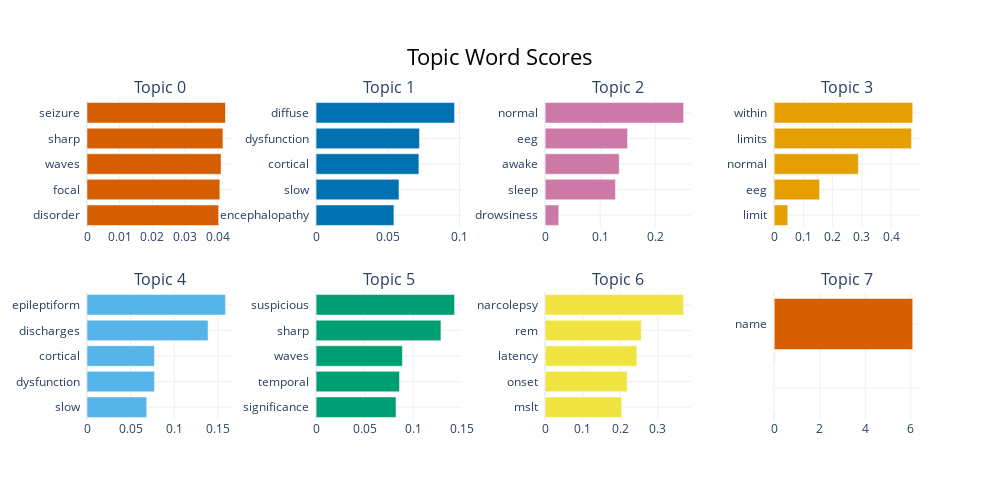

This figure's notebook cell:
### Code cell
bertmodel.visualize_barchart()

### Figure 1 — Plotly figure (JSON) as saved in the notebook; plotly's stock layout.template omitted (floating-point values rounded to 4 significant figures)
{"data": [{"marker": {"color": "#D55E00"}, "orientation": "h", "type": "bar", "x": [0.04029, 0.04065, 0.04102, 0.04159, 0.04237], "xaxis": "x", "y": ["disorder  ", "focal  ", "waves  ", "sharp  ", "seizure  "], "yaxis": "y"}, {"marker": {"color": "#0072B2"}, "orientation": "h", "type": "bar", "x": [0.05428, 0.0578, 0.07169, 0.0721, 0.09657], "xaxis": "x2", "y": ["encephalopathy  ", "slow  ", "cortical  ", "dysfunction  ", "diffuse  "], "yaxis": "y2"}, {"marker": {"color": "#CC79A7"}, "orientation": "h", "type": "bar", "x": [0.02479, 0.1277, 0.1346, 0.1497, 0.2516], "xaxis": "x3", "y": ["drowsiness  ", "sleep  ", "awake  ", "eeg  ", "normal  "], "yaxis": "y3"}, {"marker": {"color": "#E69F00"}, "orientation": "h", "type": "bar", "x": [0.04638, 0.1553, 0.2877, 0.4698, 0.4739], "xaxis": "x4", "y": ["limit  ", "eeg  ", "normal  ", "limits  ", "within  "], "yaxis": "y4"}, {"marker": {"color": "#56B4E9"}, "orientation": "h", "type": "bar", "x": [0.06838, 0.07728, 0.07729, 0.1387, 0.1586], "xaxis": "x5", "y": ["slow  ", "dysfunction  ", "cortical  ", "discharges  ", "epileptiform  "], "yaxis": "y5"}, {"marker": {"color": "#009E73"}, "orientation": "h", "type": "bar", "x": [0.08236, 0.08598, 0.08898, 0.1286, 0.1427], "xaxis": "x6", "y": ["significance  ", "temporal  ", "waves  ", "sharp  ", "suspicious  "], "yaxis": "y6"}, {"marker": {"color": "#F0E442"}, "orientation": "h", "type": "bar", "x": [0.2039, 0.2185, 0.2443, 0.2559, 0.3688], "xaxis": "x7", "y": ["mslt  ", "onset  ", "latency  ", "rem  ", "narcolepsy  "], "yaxis": "y7"}, {"marker": {"color": "#D55E00"}, "orientation": "h", "type": "bar", "x": [1e-05, 1e-05, 1e-05, 1e-05, 6.079], "xaxis": "x8", "y": ["  ", "  ", "  ", "  ", "name  "], "yaxis": "y8"}], "layout": {"annotations": [{"font": {"size": 16}, "showarrow": false, "text": "Topic 0", "x": 0.0875, "xanchor": "center", "xref": "paper", "y": 1, "yanchor": "bottom", "yref": "paper"}, {"font": {"size": 16}, "showarrow": false, "text": "Topic 1", "x": 0.3625, "xanchor": "center", "xref": "paper", "y": 1, "yanchor": "bottom", "yref": "paper"}, {"font": {"size": 16}, "showarrow": false, "text": "Topic 2", "x": 0.6375, "xanchor": "center", "xref": "paper", "y": 1, "yanchor": "bottom", "yref": "paper"}, {"font": {"size": 16}, "showarrow": false, "text": "Topic 3", "x": 0.9125, "xanchor": "center", "xref": "paper", "y": 1, "yanchor": "bottom", "yref": "paper"}, {"font": {"size": 16}, "showarrow": false, "text": "Topic 4", "x": 0.0875, "xanchor": "center", "xref": "paper", "y": 0.4, "yanchor": "bottom", "yref": "paper"}, {"font": {"size": 16}, "showarrow": false, "text": "Topic 5", "x": 0.3625, "xanchor": "center", "xref": "paper", "y": 0.4, "yanchor": "bottom", "yref": "paper"}, {"font": {"size": 16}, "showarrow": false, "text": "Topic 6", "x": 0.6375, "xanchor": "center", "xref": "paper", "y": 0.4, "yanchor": "bottom", "yref": "paper"}, {"font": {"size": 16}, "showarrow": false, "text": "Topic 7", "x": 0.9125, "xanchor": "center", "xref": "paper", "y": 0.4, "yanchor": "bottom", "yref": "paper"}], "height": 500, "hoverlabel": {"bgcolor": "white", "font": {"family": "Rockwell", "size": 16}}, "showlegend": false, "title": {"font": {"color": "Black", "size": 22}, "text": "Topic Word Scores", "x": 0.5, "xanchor": "center", "yanchor": "top"}, "width": 1000, "xaxis": {"anchor": "y", "domain": [0, 0.175], "showgrid": true}, "xaxis2": {"anchor": "y2", "domain": [0.275, 0.45], "showgrid": true}, "xaxis3": {"anchor": "y3", "domain": [0.55, 0.725], "showgrid": true}, "xaxis4": {"anchor": "y4", "domain": [0.825, 1], "showgrid": true}, "xaxis5": {"anchor": "y5", "domain": [0, 0.175], "showgrid": true}, "xaxis6": {"anchor": "y6", "domain": [0.275, 0.45], "showgrid": true}, "xaxis7": {"anchor": "y7", "domain": [0.55, 0.725], "showgrid": true}, "xaxis8": {"anchor": "y8", "domain": [0.825, 1], "showgrid": true}, "yaxis": {"anchor": "x", "domain": [0.6, 1], "showgrid": true}, "yaxis2": {"anchor": "x2", "domain": [0.6, 1], "showgrid": true}, "yaxis3": {"anchor": "x3", "domain": [0.6, 1], "showgrid": true}, "yaxis4": {"anchor": "x4", "domain": [0.6, 1], "showgrid": true}, "yaxis5": {"anchor": "x5", "domain": [0, 0.4], "showgrid": true}, "yaxis6": {"anchor": "x6", "domain": [0, 0.4], "showgrid": true}, "yaxis7": {"anchor": "x7", "domain": [0, 0.4], "showgrid": true}, "yaxis8": {"anchor": "x8", "domain": [0, 0.4], "showgrid": true}}}
